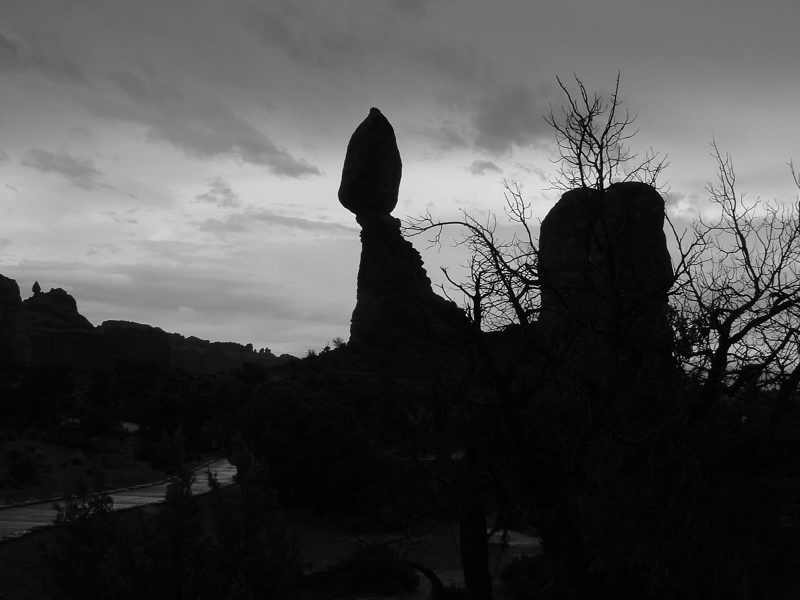
#> input picture Exercise2/dark.png, 800 x 600 px
$ jupyter execute sheet02.ipynb   (older library calls are emulated)
#> lines starting #> are read from the running program, lines starting #| are printed output that depends on the picture
Osnabrück University - Computer Vision (Winter Term 2016/17) - Prof. Dr.-Ing. G. Heidemann, Ulf Krumnack

# Exercise Sheet 02: Image Enhancement

## Introduction

This week's sheet should be solved and handed in before the end of **Sunday, November 20, 2016**. If you need help (and Google and other resources were not enough), feel free to contact your groups' designated tutor or whomever of us you run into first. Please upload your results to your group's Stud.IP folder.

## Assignment 0: Math recap (matrices and linear mappings) [0 Points]

This exercise is supposed to be very easy, does not give any points, and is voluntary. There will be a similar exercise on every sheet. It is intended to revise some basic mathematical notions that are assumed throughout this class and to allow you to check if you are comfortable with them. Usually you should have no problem to answer these questions offhand, but if you feel unsure, this is a good time to look them up again. You are always welcome to discuss questions with the tutors or in the practice session. Also, if you have a (math) topic you would like to recap, please let us know.

**a)** What is a *matrix*? How is it usually written?

Fuck off.

**b)** How is *addition of matrices* defined? What about *matrix multiplication*?

See above.

**c)** What is a *linear mapping*? What is the relation to matrices?

Every linear map can be represented by a matrix multiplication.

## Assignment 1: Contrast enhancement [6 Points]

### a) Image Contrast

Describe the concept of contrast in your own words and introduce different ways to measure it. How can low contrast be caused and when is this a problem (and when not)? What can be done to improve contrast?

**Contrast**

Image contrast is the perceived range of tonal values and brightness difference between light and dark areas of the image. Possible measures:

* Difference between largest and smallest value in the image
* Local contrast e.g. by computing for each pixel its difference to the average of its surroundings and averaging over all pixels

**Contrast enhancement**
* Use transfer function to map small range of values to a larger range. This can be linear or nonlinear

### b) Histogram equalization and entropy

How does histogram equalization work? What is entropy and how is it related to histogram equalization? For your answer focus on the (conceptually simpler) continuous case.

**Entropy** is the expected value of the information content of a _message_ (e.g. a pixel as a binary string)
Details are most easily distinguished in an image with maximum information content. Contrast is literally the information we can process (both colour and luminance) since it is what allows to distinguish regions of interest. Thus equalising the image histogram should achieve the maximum useful contrast. Since the histogram counts the proportion of pixels for each gray value, it gives the probability for each gray value and thus the information content for each pixel and the entropy can be computed. The histogram with the maximal information content is the uniform one. Thus a transfer function that transforms the original histogram closer to the uniform one is desired. The function $g^\prime(g) = \int\limits_0^g \text{Hist}(w)dw$ does exactly that. If there is many values in the histogram that are below a given intensity value $g$, $g^\prime$ in that area will have a steep incline so that these values are mapped onto a larger portion of the $y$-axis.

### c) Discrete histogram equalization

What problems occur when considering discrete images (i.e. with discrete coordinates and a finite number of gray levels)? Explain the tables on the lecture slides (CV-04 slides 22/23).

There may be gaps in the resulting histogram and due to rounding, formerly different values go into the same bin.

## Assignment 2: Computing Contrast and Entropy [6 Points]

### a) Computing contrast

Provide functions to compute the local contrast, global contrast, and entropy of an image.

[cell 1]
import numpy as np
from scipy.misc import imread
import matplotlib.pyplot as plt

def global_contrast(img, range = None):
    """
    Compute the global contrast for a given image.
    """

    # determine range: simplified, just checks for uint8
    if range is None:
        range = (0,255) if img.dtype == np.uint8 else (0.,1.)

    c = (np.max(img) - np.min(img)) / range[1]

    return c


img = imread('dark.png')
#> img is the input picture: shape (600, 800); min 0, max 255, mean 74
plt.title("Image global contrast: {} (min={}, max={})".format(global_contrast(img),img.min(),img.max()))
#> in global_contrast, `c = (np.max(img) - np.min(img)) / range[1]`: c = 1
plt.imshow(img, cmap = plt.get_cmap('gray'), vmin=0, vmax=255)
plt.show()

plt.hist(img.flatten(),256,(0,255))
plt.show()
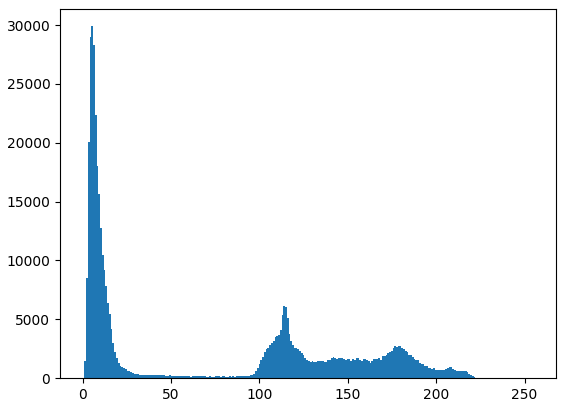
#> figure drawn by matplotlib, 1 panel; tallest bar 29901 high, from x = 4.98 to 5.98

[cell 2]
import numpy as np
import matplotlib.pyplot as plt

def local_contrast(img):
    """
    Compute the local contrast for a given image. Here we just ignore the pixels
    that don't have a 4-neighbourhood.
    """

    contrast = 0
    for x in range(1,img.shape[0]-1): # what to do with the edges?
        for y in range(1,img.shape[1]-1):
            contrast += np.abs(img[x,y] - .25 * np.average(np.array([img[x-1,y], img[x+1,y], img[x,y-1], img[x,y+1]])))

    return contrast / ((img.shape[0] - 2) * (img.shape[1] - 2))


img = imread('dark.png')

plt.title("Image local contrast: {}".format(local_contrast(img)))
#> after the loop in local_contrast, `for x in range(1,img.shape[0]-1):`: contrast = 26507359.7
plt.imshow(img, cmap = plt.get_cmap('gray'), vmin=0, vmax=255)
plt.show()

[cell 3]
import numpy as np
import math
from scipy.misc import imread

def entropy(img):

    n = img.shape[0] * img.shape[1]
    h, _ = np.histogram(img, 256)
    h = h.astype('float') / n
    e = 0
    for freq in h:
        if freq > 1e-4: # == 0 for float values
            e -= freq * np.log2(freq)
    return e


img = imread('dark.png')
plt.title("Image Entropy value: {}".format(entropy(img)))
#> in entropy, `h, _ = np.histogram(img, 256)`: h = 256 values, max 29901 at index 5, min 0 at index 247, mean 1875
#> in entropy, `h = h.astype('float') / n`: h = 256 values, max 0.0623 at index 5, min 0 at index 247, mean 0.00391
#> the loop in entropy, `for freq in h:` made 256 passes
#> (freq, e) on passes 1 to 12: (0.00011, 0.00145), (0.00308, 0.0272), (0.0177, 0.13), (0.0418, 0.322), (0.0604, 0.566), (0.0623, 0.816), (0.0589, 1.06), (0.0466, 1.26), (0.0376, 1.44), (0.0326, 1.6), (0.0266, 1.74), (0.0218, 1.86)
#> e on passes 61 to 66: 2.71, 2.71, 2.71, 2.72, 2.72, 2.72
#> after the loop in entropy, `for freq in h:`: e = 6.48
plt.imshow(img, cmap = plt.get_cmap('gray'), vmin=0, vmax=255)
plt.show()

plt.hist(img.flatten(),256,(0,255))
plt.show()

### b) Example images

* construct an (artificial) image with high global contrast but low local contrast
* construct an (artificial) image with low global constrast but high local contrast
* construct an (artificial) image with maximal entropy but low local contrast

[cell 4]
import numpy as np
import matplotlib.pyplot as plt

def image_info(img):
    info = "global contrast: {}, local contrast: {}, entropy: {}"
    plt.title(info.format(global_contrast(img),local_contrast(img),entropy(img)))
    plt.imshow(img, cmap = plt.get_cmap('gray'), vmin=0, vmax=255)
    plt.show()


img1 = np.zeros((256,256),np.uint8)
# high global, low local
img1 = np.zeros((256,256),np.uint8)
img1[10,10] = 255

image_info(img1)
#> in image_info, `plt.show()`:
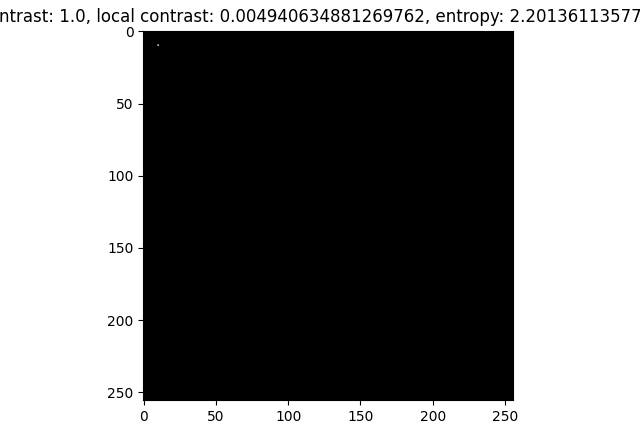
#> figure drawn by matplotlib, 1 panel


img2 = np.zeros((256,256),np.uint8)
# high local low global
img2 = np.zeros((256,256),np.uint8)
img2[::2,1::2] = 3 # set every other element so some nonzero value in both directions


image_info(img2)
#> in image_info (call 2), `plt.show()`:
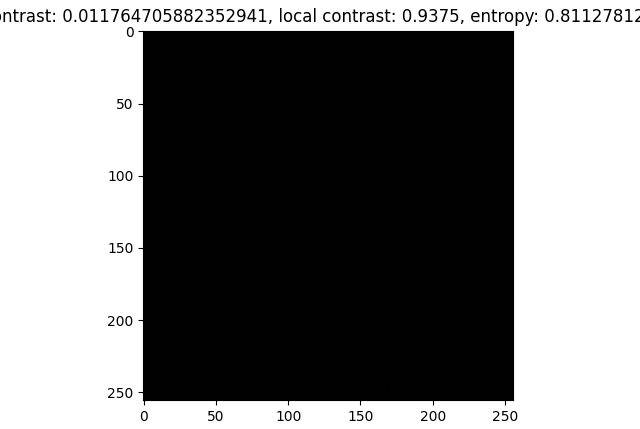
#> figure drawn by matplotlib, 1 panel


# Low local, high entropy; I have no better ideas
img3 = np.zeros((256,256),np.uint8)
for column in range(256):
    img3[column,:] = column
img3 = (img3 / 10).astype(np.uint8)

image_info(img3)
#> in image_info (call 3), `plt.show()`:
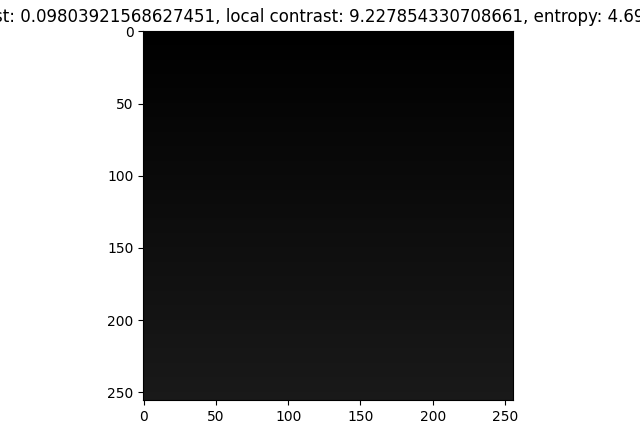
#> figure drawn by matplotlib, 1 panel

## Assignment 3: Histogram equalization [8 Points]

### a) Implement Histogram Equalization (HE)

You may use numpy function like `np.histogram`, `np.cumsum`, `np.interp`, ... here (but no buildin histogram equalization)

[cell 5]
import numpy as np
from scipy.misc import imread
import matplotlib.pyplot as plt

def he(img):
    """
    Apply histogram equalization (HE) to the image.

    img: numpy.ndarray (dtype=uint8)
        The image to be equalized.

    Returns
    -------
    equalized: numpy.ndarray (dtype=uint8)
        The equalized image.
    """

    equalized = np.zeros(img.shape)
    hist, _= np.histogram(img, 256)
    h = hist / (img.shape[0] * img.shape[1])
    cumsum = h.cumsum()
    # for all gray values, change image in all pixels with that value
    for v in range(256):
        equalized[img == v] = np.ceil(256 * cumsum[v]) - 1
    return equalized


#img = imread('canada.png', mode = 'L')
img = imread('dark.png', mode = 'L')

plt.title("Image Entropy value: {}".format(entropy(img)))
plt.imshow(img, cmap = plt.get_cmap('gray'), vmin=0, vmax=255)
plt.show()

plt.hist(img.flatten(),256,(0,255))
plt.show()

img2 = he(img)
#> in he, `hist, _= np.histogram(img, 256)`: hist = 256 values, max 29901 at index 5, min 0 at index 247, mean 1875
#> in he, `cumsum = h.cumsum()`: cumsum = 256 values from 0.00011 to 1
#> after the loop in he, `for v in range(256):`:
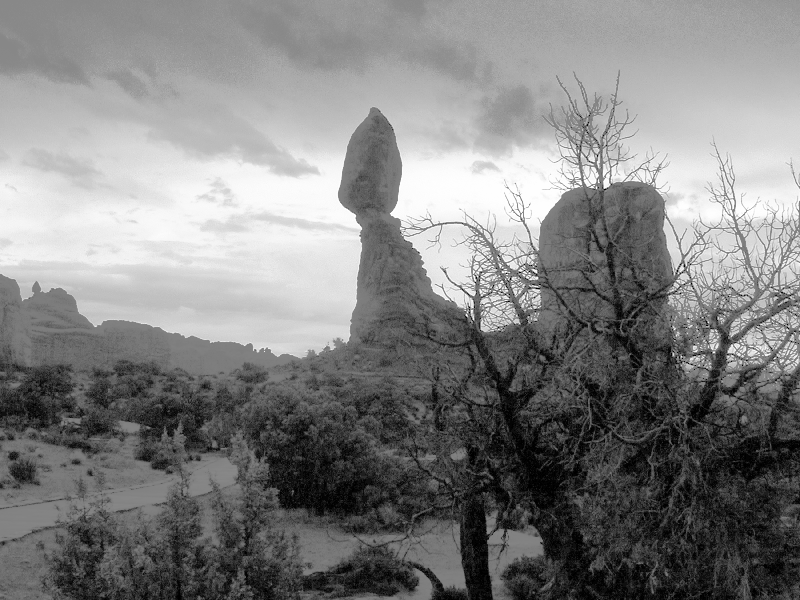
#> equalized: shape (600, 800) float64; min 0, max 256, mean 130.4; drawn with min black and max white
plt.title("Image Entropy value: {}".format(entropy(img2)))
plt.imshow(img2, cmap = plt.get_cmap('gray'), vmin=0, vmax=255)
plt.show()

plt.hist(img2.flatten(),256,(0,255))
plt.show()
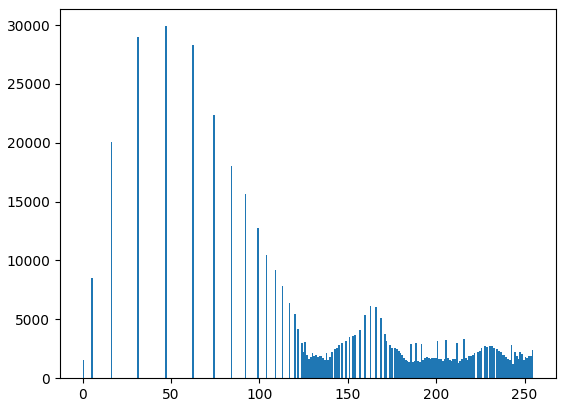
#> figure drawn by matplotlib, 1 panel; tallest bar 29901 high, from x = 46.82 to 47.81
print(img2.min(),img2.max())
#| 0.0 256.0

### b) Implement Adaptive Histogram Equalization (AHE)

Histogram equalization has problems that it introduces gaps into the histogram. Small regions with good contrast in the original image may actually loose contrast. Adaptive histogram equalization tries to avoid this problem, by computing an individual histogram for each pixel: for every pixel choose a surrounding of a given size (e.g. 8x8 pixels) and compute "local histogram equalizations", i.e.:

(a) compute the rank  of the pixel, i.e. how many pixels in the region have a lower intensity (gray) value

(b) compute the corresponding intensity value for the output image, i.e. $out[x,y] = \frac{\text{rank}\cdot\text{max_intensity}}{\text{number of pixels in the region}}$

See also: [Wikipedia on AHE](https://en.wikipedia.org/wiki/Adaptive_histogram_equalization)

[cell 6]
import numpy as np
from scipy.misc import imread
import matplotlib.pyplot as plt

def ahe(img, size = (16,16)):
    """
    Apply adaptive histogram equalization (AHE) to the image.

    img: numpy.ndarray (dtype = uint8)
        The image to equalize.
    size: tuple of ints
        The size of the surrounding for which the histogram of each pixel is
        to be computed.

    Returns
    -------
    equalized: numpy.ndarray (dtype = uint8)
        The equalized image.
    """

    h         = size[0] // 2
    w         = size[1] // 2
    n         = img.shape[0]
    m         = img.shape[1]
    equalized = np.zeros(img.shape, np.uint8)
    for i in range(n):
        for j in range(m):
            region         = img[max(0, i-h):min(i+h, n), max(0, j-w):min(j+w, m)]
            equalized[i,j] = np.sum(region < img[i,j]) * 255 / region.size

    return equalized

img = imread('dark.png', mode = 'L')


plt.title("Image Entropy value: {}".format(entropy(img)))
plt.imshow(img, cmap = plt.get_cmap('gray'), vmin=0, vmax=255)
plt.show()

plt.hist(img.flatten(),256,(0,255))
plt.show()

img2 = ahe(img, size=(32,32))
#> after the loop in ahe, `for i in range(n):`:
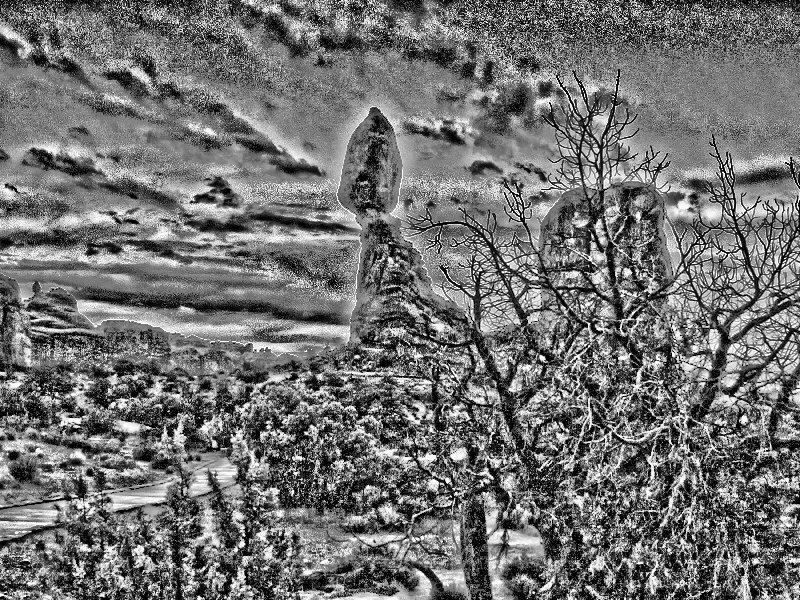
#> equalized: shape (600, 800); min 0, max 254, mean 113
plt.title("Image Entropy value: {}".format(entropy(img2)))
plt.imshow(img2, cmap = plt.get_cmap('gray'), vmin=0, vmax=255)
plt.show()

plt.hist(img2.flatten(),256,(0,255))
plt.show()
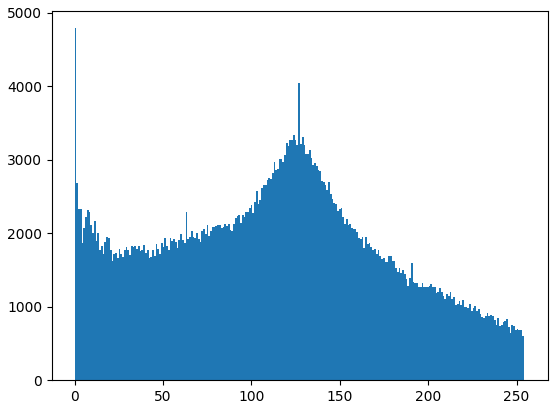
#> figure drawn by matplotlib, 1 panel; tallest bar 4787 high, from x = 0 to 0.996
